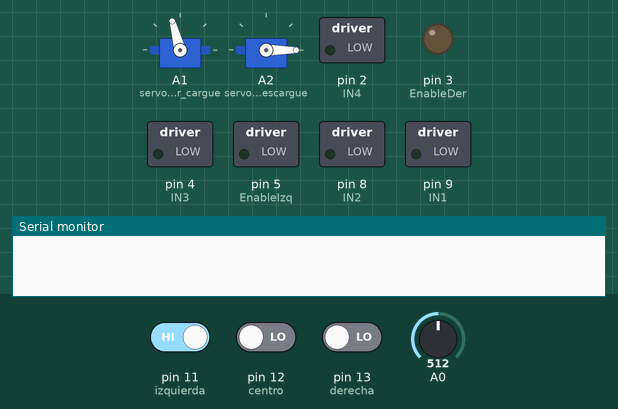
Bench run of a sketch on a simulated Arduino Uno, built with avr-gcc and run on an emulated ATmega328P. Shown: 2 × servo, switched loads named in the sketch (green lamp = pin HIGH), output pins drawn as LEDs (lit = HIGH), the last lines printed to the serial monitor. The test bench sets the inputs (shaded band); at power-on: pin 12 (centro) LOW, pin 11 (izquierda) HIGH, pin 13 (derecha) LOW, A0 = 512.

Above: at 1.2 s.
1.3 s: pin 12 (centro) driven HIGH
At 2.5 s:
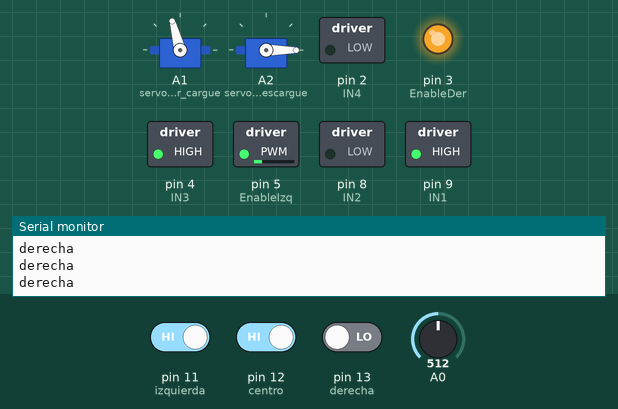
2.8 s: pin 11 (izquierda) driven LOW and pin 12 (centro) driven LOW
At 4.0 s:
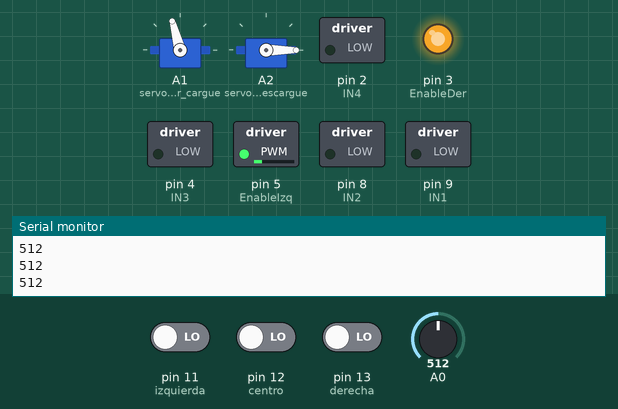
4.3 s: pin 12 (centro) driven HIGH and pin 13 (derecha) driven HIGH
At 5.5 s:
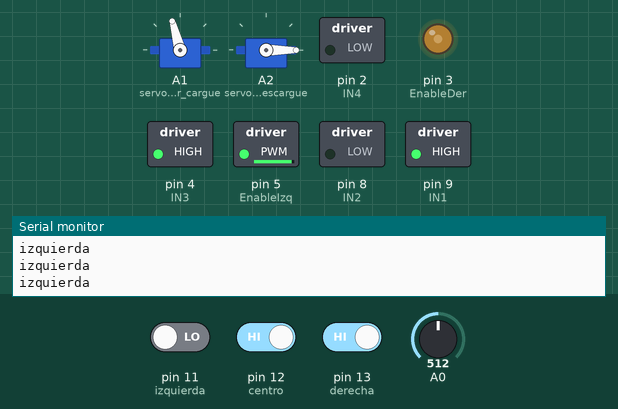
Timing chart, 0 to 7.3 s (numbered marks = the images above; inputs shaded):
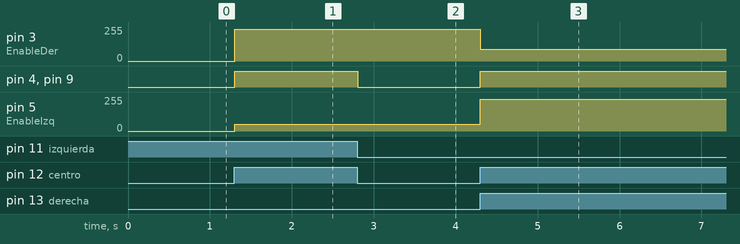

The sketch:

codigo_final.ino
```cpp
//rueda izquierda
#include "Servo.h";

Servo  servomotor_cargue;

Servo servomotor_descargue;

int IN1= 9;
int IN2= 8;
int EnableDer =3;
//rueda derecha
int IN3 = 4;
int IN4 = 2;
int EnableIzq = 5;
// sensor de luz
int luz;
int lectura_descargue = 700;
int lectura_cargue=200;
//sensor de proximidad
//const int trigPin = 15;
//const int echoPin = 13;

//seguidor de linea
const int izquierda =11;
const int centro =12;
const int derecha =13;
// SERVOS
int speed_right = 230;
int cont = 0;

void front(int speed){

  digitalWrite(IN1,HIGH);
  digitalWrite(IN2,LOW);
  digitalWrite(IN3,HIGH);
  digitalWrite(IN4,LOW);
  analogWrite(EnableIzq,speed);
  analogWrite(EnableDer,speed);


}
void back(int time){
  digitalWrite(IN1,LOW);
  digitalWrite(IN2,HIGH);
  digitalWrite(IN3,LOW);
  digitalWrite(IN4,HIGH);
  delay(time);
}
void stop(){

  digitalWrite(IN1,LOW);
  digitalWrite(IN2,LOW);
  digitalWrite(IN3,LOW);
  digitalWrite(IN4,LOW);


}
void turnRight(int speed){
  digitalWrite(IN1,HIGH);
  digitalWrite(IN2,LOW);
  digitalWrite(IN3,HIGH);
  digitalWrite(IN4,LOW);
  analogWrite(EnableIzq,50);
  analogWrite(EnableDer,speed);


}
void turnLeft(int speed){

  digitalWrite(IN1,HIGH);
  digitalWrite(IN2,LOW);
  digitalWrite(IN3,HIGH);
  digitalWrite(IN4,LOW);
  analogWrite(EnableIzq,speed);
  analogWrite(EnableDer,90);


}
void turn_90_der(){
  stop();
  turnRight(200);
  delay(960);
}
void turn_90_izq(){
  stop();
  turnLeft(200);
  delay(960);
}
void setup() {
  // put your setup code here, to run once:
  pinMode(IN1,OUTPUT);
  pinMode(IN2,OUTPUT);
  pinMode(IN3,OUTPUT);
  pinMode(IN4,OUTPUT);
  pinMode(A0,INPUT);
//servo
  servomotor_cargue.attach(A1);
  servomotor_descargue.attach(A2);

 // pinMode(trigPin,OUTPUT);
  //pinMode(echoPin,INPUT);
  pinMode(izquierda,INPUT);
  pinMode(centro,INPUT);
  pinMode(derecha,INPUT);
  pinMode(EnableIzq,OUTPUT);
  pinMode(EnableDer,OUTPUT);
  Serial.begin(9600);


  //pinMode(ENA,OUTPUT);

}

void loop() {
  // put your main code here, to run repeatedly:


// lectura sensor de luz


luz= analogRead(A0);


//servomotor_descargue.attach(0);
//servomotor_cargue.attach(100);


//PARTE SEGUIDOR DE LINEA
int read_left = digitalRead(izquierda);
int read_right = digitalRead(derecha);
int read_center = digitalRead(centro);
int speed = 240;


servomotor_cargue.write(105);
servomotor_descargue.write(0);


  if((read_left== LOW) && (read_center == HIGH) && (read_right== HIGH)){
    turnLeft(speed);
    Serial.println("izquierda");

  }
  if((read_left== HIGH) && (read_center == LOW) && (read_right== HIGH)){
    front(speed);
    Serial.println("front");
  }

  if((read_left== HIGH) && (read_center ==HIGH) && (read_right== LOW)){
    turnRight(speed);
    Serial.println("derecha");


  }
  /*
  if((read_left== HIGH) && (read_center ==HIGH) && (read_right== HIGH)){
    front(speed);
    Serial.println(luz);
  }
  */

  if((read_left== LOW) && (read_center == LOW) && (read_right== LOW)){
    stop();
    Serial.println(luz);

    /*
    if (luz < lectura_descargue && luz>lectura_cargue){
      servomotor_cargue.write(140);
      Serial.println(luz);
      delay(2500);
    }
    else if (luz > lectura_cargue && luz <lectura_descargue){
      servomotor_descargue.write(90);
      Serial.println(luz);
      delay(2500);
    }
    if(cont==1){
        turn_90_der();
      }
    else if(cont==3){
        turn_90_izq();
    }

    cont++;
    Serial.println("stop");
    */
  }


}
```

Measured:
- after the input at 1.3 s, pin 3 (EnableDer): 0/255 → 240/255 at once; pin 4 (IN3), pin 9 (IN1): LOW → HIGH at once; pin 5 (EnableIzq): 0/255 → 50/255 at once
- after the input at 2.8 s, pin 4 (IN3), pin 9 (IN1): HIGH → LOW at once
- after the input at 4.3 s, pin 3 (EnableDer): 240/255 → 90/255 at once; pin 4 (IN3), pin 9 (IN1): LOW → HIGH at once; pin 5 (EnableIzq): 50/255 → 240/255 at once
